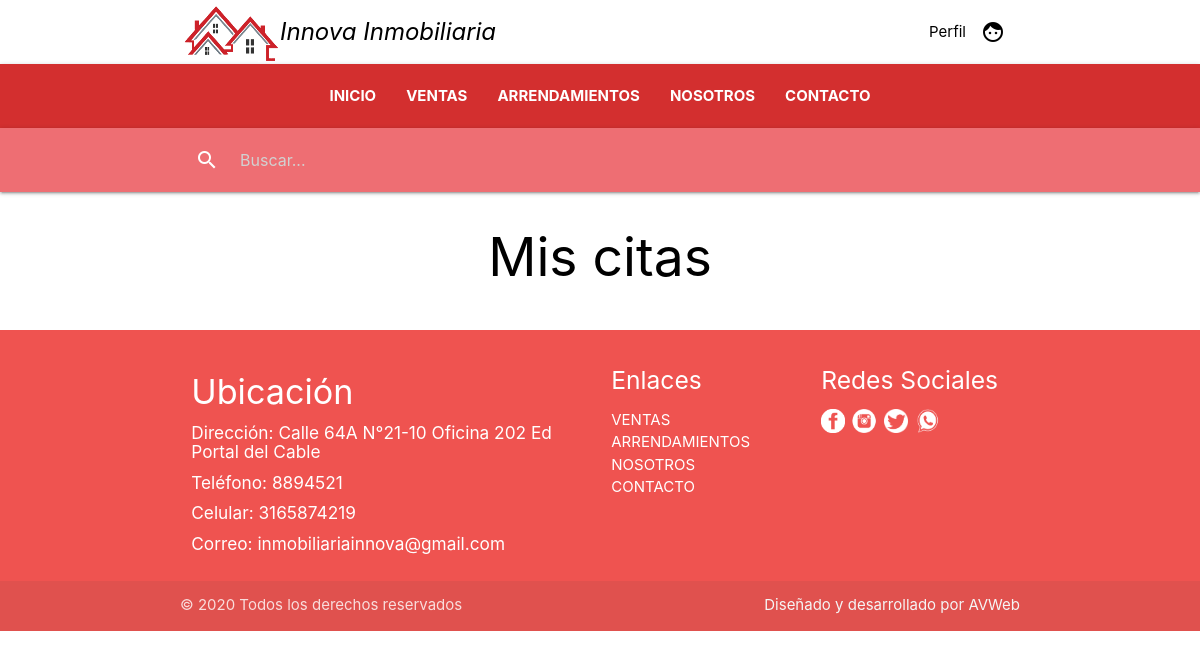
Page /asesor/mis_citas/ (signed in) on the earlier database version.
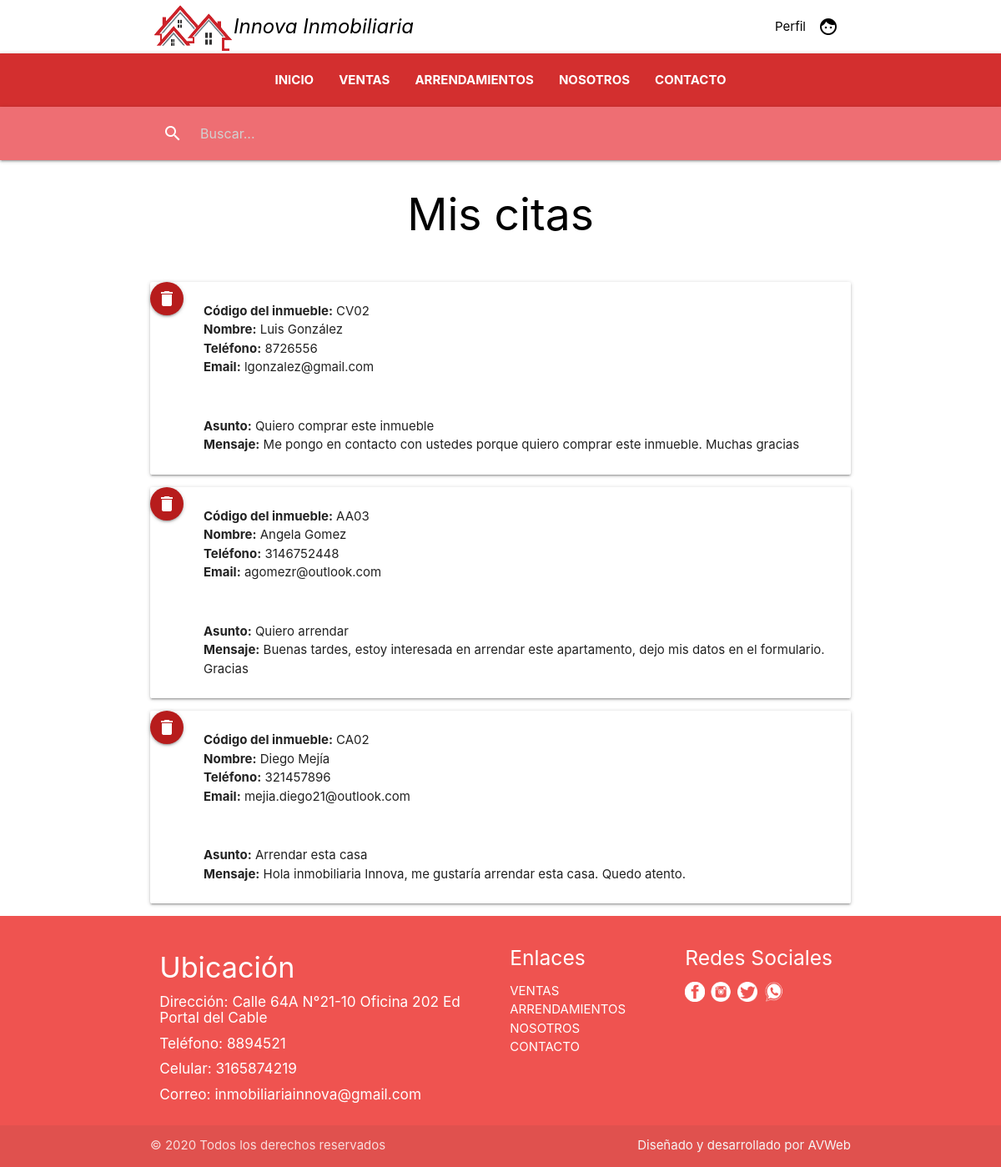
Same page on the later database version.
### inmueble/models.py (models this page shows)
class cita(models.Model):
    inmueble = models.CharField(max_length=20, null=True)
    usuario = models.CharField(max_length=50, null=True)
    telefono = models.CharField(max_length=50, null=True)
    email = models.EmailField(max_length=254, null=True)
    asunto = models.CharField(max_length=30, null=True)
    mensaje = models.CharField(max_length=254, null=True)

### inmueble/views.py (the view)
# urls.py: path('asesor/mis_citas/', views.CitaList.as_view(), name='mis_citas'),
class CitaList(LoginRequiredMixin, ListView):
    template_name = 'asesor/mis_citas.html'
    model = cita
    context_object_name = 'cita'

### templates/asesor/mis_citas.html
{% extends 'base/base.html' %}
{% load static %}
{% load humanize %}
{% block container %}
<h2 class="header center black-text text-lighten-3">Mis citas</h2>
<br>
{% for data in cita %}
  <div class="card horizontal">
    <a class="btn-floating right btn-medium waves-effect waves-light red darken-4 " href="{% url 'eliminar_cita' data.id %}">
      <i class="material-icons">delete</i>
    </a><br>
    <div class="card-stacked">
      <div class="card-content">
        <p><b>Código del inmueble:</b> {{ data.inmueble }}</p>
        <p><b>Nombre:</b> {{ data.usuario }}</p>
        <p><b>Teléfono:</b> {{ data.telefono }}</p>
        <p><b>Email:</b> {{ data.email }}</p>
      </div>
      <div class="card-content">
        <div class="col s8">
          <p><b>Asunto:</b> {{ data.asunto }}</p>
          <p><b>Mensaje:</b> {{ data.mensaje }}</p>
        </div>
      </div>
    </div>
  </div>
{% endfor %}
{% endblock %}

Differences in the rows shown:
added cita: inmueble "CV02", usuario "Luis González", telefono "8726556", email "lgonzalez@gmail.com", asunto "Quiero comprar este inmueble", mensaje "Me pongo en contacto con ustedes porque quiero comprar este inmueble. Muchas gracias"
added cita: inmueble "AA03", usuario "Angela Gomez", telefono "3146752448", email "agomezr@outlook.com", asunto "Quiero arrendar", mensaje "Buenas tardes, estoy interesada en arrendar este apartamento, dejo mis datos en el formulario. Gracias"
added cita: inmueble "CA02", usuario "Diego Mejía", telefono "321457896", email "mejia.diego21@outlook.com", asunto "Arrendar esta casa", mensaje "Hola inmobiliaria Innova, me gustaría arrendar esta casa. Quedo atento."
